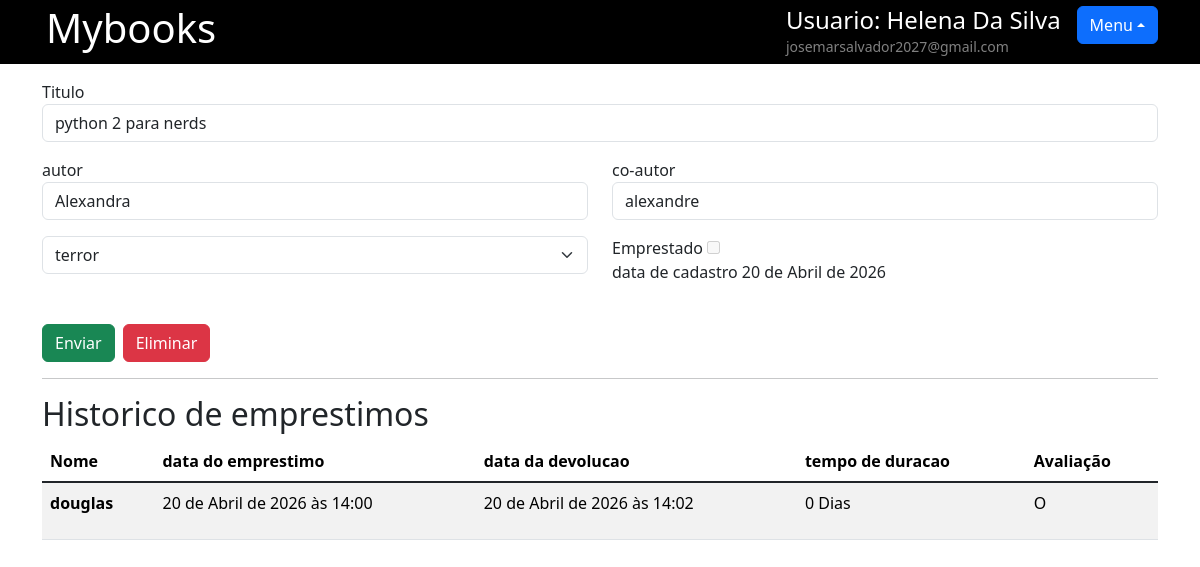
The page /livro/ver_livro/1 (signed in) on the database its author committed.
### usuario/models.py (models this page shows, shortened)
class Usuarios(models.Model):
    name = models.CharField(max_length=60)
    email = models.EmailField()
    password = models.CharField(max_length=64)
    class Meta:
        unique_together = ["name", "email"]
        ordering = ["name"]
        verbose_name = "Usuario"
        verbose_name_plural = "Usuarios"

### livro/models.py (models this page shows, shortened)
class Livros(models.Model):
    img =  models.ImageField(upload_to='capa_livro' ,blank=False,null=False,)
    titulo = models.CharField(max_length=100, blank=False)
    autor = models.CharField(max_length=50, blank=False)
    co_autor = models.CharField(max_length=50, blank=True)
    data_cadastro = models.DateField(default=date.today())
    emprestado = models.BooleanField(default=False)
    categoria = models.ForeignKey(Categoria, on_delete=models.DO_NOTHING)
    usuario = models.ForeignKey(Usuarios, on_delete=models.DO_NOTHING)
    class Meta:
        verbose_name = "Livro"
        verbose_name_plural = "Livros"
        ordering = ["titulo"]
        unique_together = ["titulo", "autor", "co_autor"]

class Emprestimo(models.Model):
    choices = (
        ("P", "Péssimo"),
        ("R", "Ruim"),
        ("B", "Bom"),
        ("O", "Otimo"),
    )
    nome_emprestado = models.ForeignKey(
        Usuarios, on_delete=models.DO_NOTHING, null=True, blank=True
    )
    nome_emprestado_anonimo = models.CharField(max_length=50, blank=True)
    data_emprestimo = models.DateTimeField(default=datetime.datetime.now())
    data_devolucao = models.DateTimeField(blank=True, null=True)
    livro = models.ForeignKey(Livros, on_delete=models.DO_NOTHING)
    avaliacao = models.CharField(max_length=1, choices=choices, null=True, blank=True)

### livro/views.py (the view)
# urls.py: path("ver_livro/<int:id>", views.ver_livro, name="ver_livro"),
def ver_livro(requests, id):
    if requests.session.get("usuario"):
        usuario = Usuarios.objects.get(id=requests.session["usuario"])
        livro = Livros.objects.get(id=id)
        livros = Livros.objects.filter(usuario=usuario)
        emprestimos = Emprestimo.objects.filter(livro=livro)
        if requests.session.get("usuario") == livro.usuario.id:  # type: ignore
            categoria = Categoria.objects.filter(
                usuario_id=requests.session.get("usuario")
            )
            usuarios = Usuarios.objects.all()
            status = requests.GET.get("status")
            forms = CadastroLivro()
            forms.fields["usuario"].initial = requests.session.get("usuario")
            categoria = Categoria.objects.filter(
                usuario_id=requests.session.get("usuario")
            )
            form_categoria = CategoriaLivro()
            forms.fields["categoria"].queryset = categoria  # type:ignore
            livros_emprestados = Livros.objects.filter(
                usuario=requests.session["usuario"]
            ).filter(emprestado=True)
            return render(
                requests,
                "ver_livro.html",
                {
                    "livros": livros,
                    "livro": livro,
                    "usuario": usuario,
                    "categoria": categoria,
                    "emprestimos": emprestimos,
                    "forms": forms,
                    "status": status,
                    "form_categoria": form_categoria,
                    "usuarios": usuarios.exclude(id=requests.session["usuario"]),
                    "livros_emprestados": livros_emprestados,
                    "total_livro": livros.count(),
                },
            )
        else:
            return redirect("/livro/home/?satus=1")
    return redirect("/auth/login/?status=2")

### livro/forms.py
class CadastroLivro(forms.ModelForm):
    class Meta:
        model = Livros
        fields = "__all__"
    def __init__(self, *args, **kargs):
        super().__init__(*args, **kargs)
        self.fields["usuario"].widget = forms.HiddenInput()
        self.fields["emprestado"].widget = forms.HiddenInput()
        self.fields["data_cadastro"].widget = forms.HiddenInput()

class CategoriaLivro(forms.Form):
    name = forms.CharField(max_length=255, required=True)
    descricao = forms.CharField()
    def __init__(self, *args, **kargs):
        super().__init__(*args, **kargs)
        self.fields["descricao"].widget = forms.Textarea()

### livro/models.py (called while the page is built)
    def __str__(self):
        return self.name

### livro/templatetags/filtros.py (called while the page is built)
@register.filter  # type: ignore
def mostrar_duracao(value1, value2):
    if all((isinstance(value1, datetime), isinstance(value2, datetime))):  # type: ignore
        dias = (value1 - value2).days
        dia = "Dias"
        if dias == 1:
            dia = 'Dia'
        return f"{dias} {dia}"
    return "Ainda não foi emprestado"

### livro/templates/ver_livro.html (shortened to what this page needs)
{% extends "base.html" %} {% load filtros %} {% block conteudo %}
<main class="container mt-3">
  <form action="{% url 'alterar_livro' %}" method="POST">
    <label for="titulo">Titulo</label>
    <input
      type="text"
      name="titulo"
      id="titulo"
      value="{{livro.titulo}}"
      class="form-control"
    />
    <div class="row">
      <div class="col-md-6 mt-3 mb-3">
        <label for="autor">autor</label>
        <input
          type="text"
          name="autor"
          id="autor"
          value="{{livro.autor}}"
          class="form-control"
        />
      </div>
      <div class="col-md-6 mt-3 mb-3">
        <label for="co_autor">co-autor</label>
        <input
          type="text"
          name="co_autor"
          id="co_autor"
          value="{{livro.co_autor}}"
          class="form-control"
        />
      </div>
      <div class="col-md-6">
        <select name="categoria" id="" class="form-control form-select">
          {% for item in categoria %} {% if livro.categoria == item %}
          <option class="text-white bg-dark" selected value="{{item.id}}">
            {{item}}
          </option>
          {% else %}
          <option class="text-white bg-dark" value="{{item.id}}">
            {{item}}
          </option>
          {% endif %} {% endfor %}
        </select>
      </div>
      <div class="col-md-6">
        <label for="">Emprestado</label>
        {% if livro.emprestado %}
        <input
          disabled
          checked
          type="checkbox"
          name=""
          id=""
          class="form-check-input"
        /><br />
        {% else %}
        <input
          type="checkbox"
          name=""
          id=""
          class="form-check-inline"
          disabled
        /><br />
        {% endif %}
        <p>data de cadastro {{livro.data_cadastro}}</p>
      </div>
    </div>
    <div class="d-flex gap-2">
      <div>
        <input
          type="submit"
          value="Enviar"
          role="button"
          class="btn btn-success mt-4"
        />
      </div>
      <div>
        <button
          type="button"
          class="btn btn-danger mt-4"
          data-bs-toggle="modal"
          data-bs-target="#exampleModalDelete"
        >
          Eliminar
        </button>
      </div>
    </div>
  </form>
  <hr />
  <h2>Historico de emprestimos</h2>
  <table class="table table-hover table-striped">
    <thead>
      <tr>
        <th scope="col">Nome</th>
        <th scope="col">data do emprestimo</th>
        <th scope="col">data da devolucao</th>
        <th scope="col">tempo de duracao</th>
        <th scope="col">Avaliação</th>
      </tr>
    </thead>
    <tbody class="table-group-divider">
      {% for livro_emp in emprestimos %}
      <tr>
        {% if livro_emp.nome_emprestado %}
        <th scope="row">{{livro_emp.nome_emprestado}}</th>
        {% else %}
        <th scope="row">{{livro_emp.nome_emprestado_anonimo}}</th>
        {% endif %}
        <td>{{livro_emp.data_emprestimo}}</td>
        <td>{{livro_emp.data_devolucao | default:"-"}}</td>
        <td>
          {{livro_emp.data_devolucao|mostrar_duracao:livro_emp.data_emprestimo}}
        </td>
         <td>
        {% if livro_emp.avaliacao == None  and livro_emp.data_devolucao !=  None %}
       <button class="btn btn-success"  data-bs-toggle="modal" onclick="avaliacao({{livro_emp.id}})"
          data-bs-target="#exampleModalAvaliacao">Avaliação</button>
        {% else %}
        {% if livro_emp.data_devolucao == None  %}
              <button class="btn btn-success" disabled>Avaliação</button>
        {% else %}
             <p> {{livro_emp.avaliacao| default:"Não devolvido"}}</p>
        {% endif %}
        {% endif %}
        </td>
      </tr>
      {% endfor %}
    </tbody>
  </table>
</main>
{% endblock conteudo %}

### templates/base.html (shortened to what this page needs)
{% load static %}
{% load crispy_forms_tags %}
<!doctype html>
<html lang="en">
  <head>
    <link
      rel="stylesheet"
      href="{% static '/bootstrap53/css/bootstrap.min.css' %}"
    />
    <link rel="stylesheet" href="{% static '/css/styles.css' %}" />
  </head>
  <body>
    <header class="bg-black">
      <nav
        class="container d-flex justify-content-between align-content-center align-items-center"
      >
        <a href="{% url 'home' %}">
          <h1 class="text-white p-1">Mybooks</h1>
        </a>
        <div class="d-flex gap-3">
          {% if usuario %}
          <div>
            <h4 class="text-white mb-0 p-0">Usuario: {{usuario.name}}</h4>
            <small class="small m-0 text-white-50"> {{usuario.email}}</small>
          </div>
          <div>
          <div class="btn-group dropup">
            <button type="button" class="btn btn-primary dropdown-toggle" data-bs-toggle="dropdown" aria-expanded="false">Menu</button>
          </div>
          {% endif %}
        </div>
      </nav>
    </header>
    {% block conteudo %}
    {% endblock conteudo %}
  </body>
</html>

### templates/static/css/styles.css (style rules this page uses)
a { text-decoration: none; color: whitesmoke; }

### rows shown on the page
Usuarios: name "Helena Da Silva", email "josemarsalvador2027@gmail.com"
Livros: titulo "python 2 para nerds", autor "Alexandra", co_autor "alexandre", data_cadastro "20 de Abril de 2026"
Emprestimo: nome_emprestado_anonimo "douglas", data_emprestimo "20 de Abril de 2026 às 14:00", data_devolucao "20 de Abril de 2026 às 14:02", data_devolucao|mostrar_duracao "0 Dias", avaliacao "O"

### other values the page prints
form field categoria "terror"
